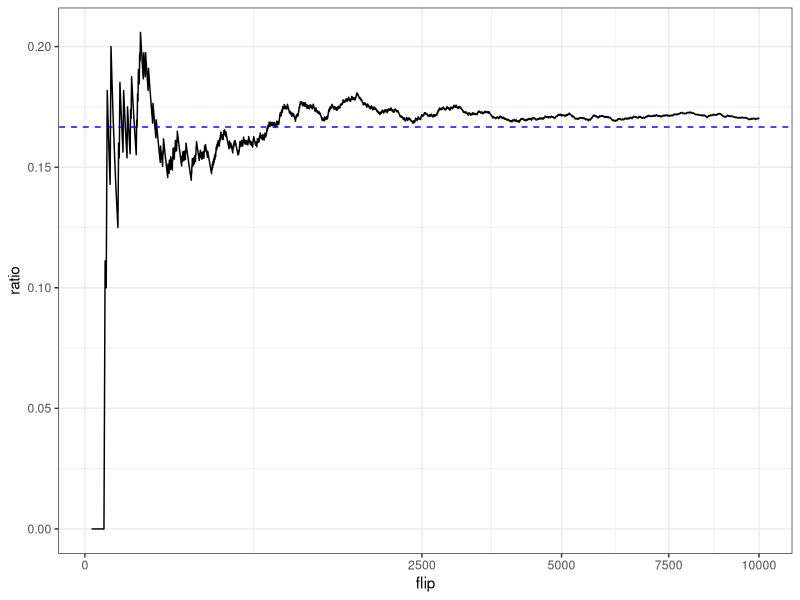
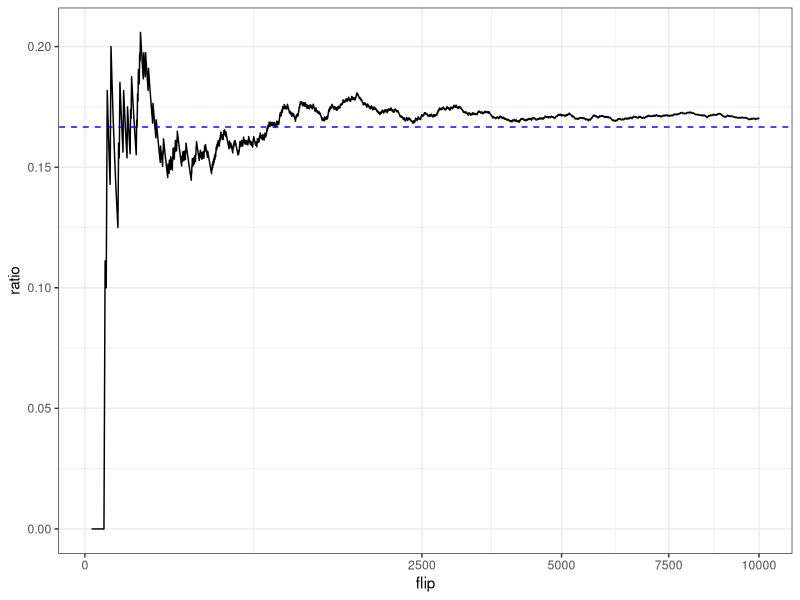

Write R code to recreate these figures, in order.
library(dplyr)
library(tidyverse)

num_flips <- 1e4
flips <- rbinom(num_flips, 1, 1 / 2)

marginal_points <- integer(num_flips)
point_prev <- FALSE
for (n in 2:num_flips) {
  point <- !point_prev && flips[n - 1] == 1 && flips[n] == 1
  if (point) {
    marginal_points[n] <- 1
  }
  point_prev <- point
}

data.frame(
  flip = seq(1, num_flips),
  ratio = cumsum(marginal_points) / seq(1, num_flips)
) %>%
  ggplot(aes(x = flip, y = ratio)) +
  geom_line() +
  scale_x_continuous(trans = "sqrt") +
  theme_bw() +
  geom_abline(slope = 0, intercept = 1 / 6, color = "blue", linetype = "dashed")

ggsave("points_timeline.jpg")
